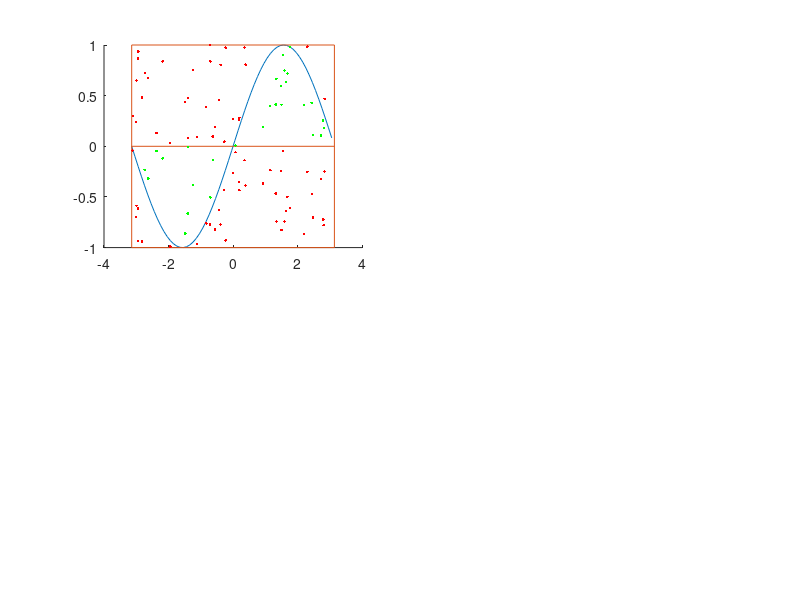

Here is the MATLAB script that generated this plot: (Note: this script raises an error after producing the figure.)
clc
clear all
close all
strzaly = [100,500,1000,2000];

for j=1:4
x = -pi:0.1:pi;
f = @(x) sin(x);
y = f(x);
subplot(2,2,j)
hold on
plot(x,y);
line([-pi,pi],[0,0])
line([-pi,-pi],[-1,1])
line([pi,pi],[-1,1])
line([-pi,pi],[-1,-1])
line([-pi,pi],[1,1])
celne = 0;
chybione = 0;
% strzaly z lewej
for i=1:1:(strzaly(j)/4)
    xs = rand()*(-pi);
    ysgora = rand();
    ysdol = rand()*(-1);
    if(ysgora <= f(xs))
        plot(xs,ysgora,"g.")
        celne = celne +1;
    else
        plot(xs,ysgora,"r.")
        chybione = chybione +1;
    end
    if(ysdol >= f(xs))
        plot(xs,ysdol,"g.")
        celne = celne +1;
    else
        plot(xs,ysdol,"r.")
        chybione = chybione +1;
    end
end

% strzały z prawej
for i=1:1:(strzaly(j)/4)
    xs = rand()*(pi);
    ysgora = rand();
    ysdol = rand()*(-1);
    if(ysgora <= f(xs))
        plot(xs,ysgora,"g.")
        celne = celne +1;
    else
        plot(xs,ysgora,"r.")
        chybione = chybione +1;
    end
    if(ysdol >= f(xs))
        plot(xs,ysdol,"g.")
        celne = celne +1;
    else
        plot(xs,ysdol,"r.")
        chybione = chybione +1;
    end
end
pole = (celne/strzaly(j))*(2*pi*2);
title("Metoda Monte Carlo dla ilości strzałów: "+ strzaly(j)+ " Wartosc pola: " + pole);
end
hold off